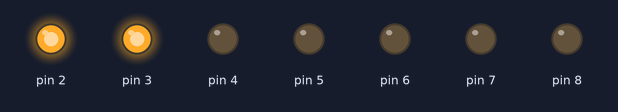
A sketch run on a simulated Arduino Uno, built with avr-gcc and run on an emulated ATmega328P. Parts: output pins drawn as LEDs (lit = HIGH).

Above: at 0.2 s.
At 1.2 s:
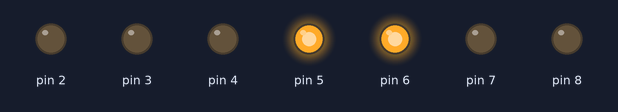
At 1.7 s:
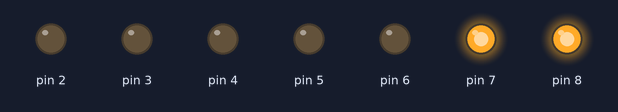
At 3.7 s:
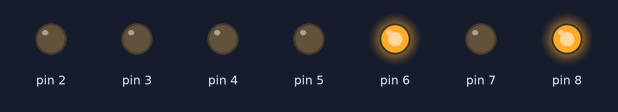
At 5.2 s:
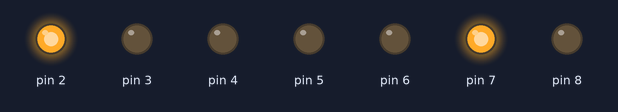
Timing chart, 0 to 6.9 s (numbered marks = the images above):
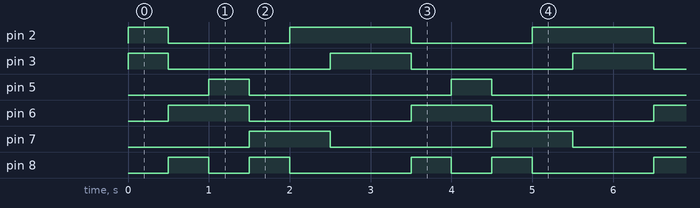

Measured:
- by itself, pin 2: repeats every 3.0 s: LOW 1.5 s, HIGH 1.5 s
- by itself, pin 3: repeats every 3.0 s: LOW 2.0 s, HIGH 1.0 s
- by itself, pin 5: alternates HIGH for 0.50 s and LOW for 2.5 s
- by itself, pin 6, pin 7: alternates HIGH for 1.0 s and LOW for 2.0 s
- by itself, pin 8: repeats every 3.0 s: LOW 0.50 s, HIGH 0.50 s, LOW 1.5 s, HIGH 0.50 s

The sketch:

Flowing_sequence.ino
```cpp
// C++ code
//
int counter;

void setup()
{
  pinMode(2, OUTPUT);
  pinMode(3, OUTPUT);
  pinMode(4, OUTPUT);
  pinMode(5, OUTPUT);
  pinMode(6, OUTPUT);
  pinMode(7, OUTPUT);
  pinMode(8, OUTPUT);
}

void loop()
{
  for (counter = 0; counter < 100000; ++counter) {
    // ab
    digitalWrite(2, HIGH);
    digitalWrite(3, HIGH);
    digitalWrite(4, LOW);
    digitalWrite(5, LOW);
    digitalWrite(6, LOW);
    digitalWrite(7, LOW);
    digitalWrite(8, LOW);
    delay(500); // Wait for 500 millisecond(s)
    // ge
    digitalWrite(2, LOW);
    digitalWrite(3, LOW);
    digitalWrite(4, LOW);
    digitalWrite(5, LOW);
    digitalWrite(6, HIGH);
    digitalWrite(7, LOW);
    digitalWrite(8, HIGH);
    delay(500); // Wait for 500 millisecond(s)
    // dc
    digitalWrite(2, LOW);
    digitalWrite(3, LOW);
    digitalWrite(4, LOW);
    digitalWrite(5, HIGH);
    digitalWrite(6, HIGH);
    digitalWrite(7, LOW);
    digitalWrite(8, LOW);
    delay(500); // Wait for 500 millisecond(s)
    // gf
    digitalWrite(2, LOW);
    digitalWrite(3, LOW);
    digitalWrite(4, LOW);
    digitalWrite(5, LOW);
    digitalWrite(6, LOW);
    digitalWrite(7, HIGH);
    digitalWrite(8, HIGH);
    delay(500); // Wait for 500 millisecond(s)
    // fa
    digitalWrite(2, HIGH);
    digitalWrite(3, LOW);
    digitalWrite(4, LOW);
    digitalWrite(5, LOW);
    digitalWrite(6, LOW);
    digitalWrite(7, HIGH);
    digitalWrite(8, LOW);
    delay(500); // Wait for 500 millisecond(s)
    // ab
    digitalWrite(2, HIGH);
    digitalWrite(3, HIGH);
    digitalWrite(4, LOW);
    digitalWrite(5, LOW);
    digitalWrite(6, LOW);
    digitalWrite(7, LOW);
    digitalWrite(8, LOW);
    delay(500); // Wait for 500 millisecond(s)
  }
}
```
